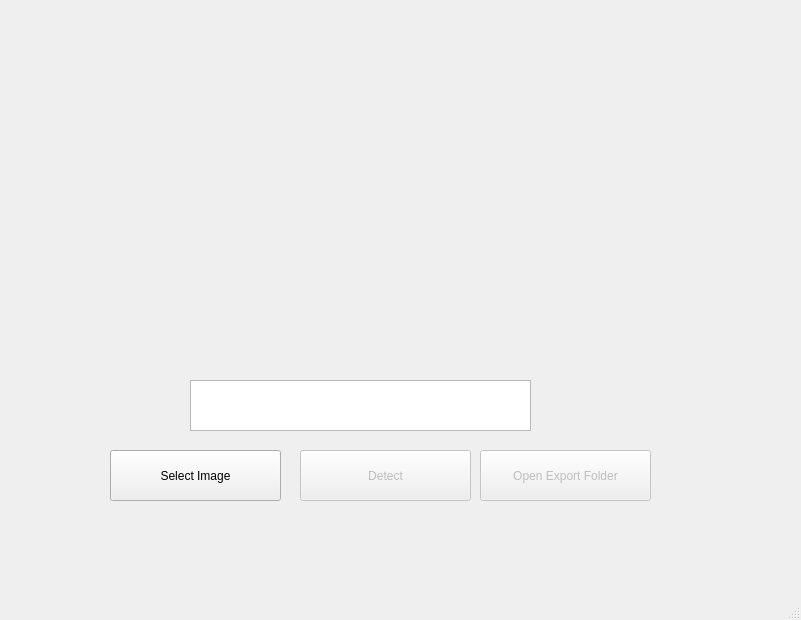
<?xml version="1.0" encoding="UTF-8"?>
<ui version="4.0">
 <class>MainWindow</class>
 <widget class="QMainWindow" name="MainWindow">
  <property name="geometry">
   <rect>
    <x>0</x>
    <y>0</y>
    <width>801</width>
    <height>620</height>
   </rect>
  </property>
  <property name="sizePolicy">
   <sizepolicy hsizetype="Preferred" vsizetype="MinimumExpanding">
    <horstretch>0</horstretch>
    <verstretch>0</verstretch>
   </sizepolicy>
  </property>
  <property name="windowTitle">
   <string>Dog breed Detector by Saati mouad</string>
  </property>
  <property name="windowIcon">
   <iconset>
    <normaloff>../resources/pug.ico</normaloff>../resources/pug.ico</iconset>
  </property>
  <widget class="QWidget" name="centralwidget">
   <widget class="QPushButton" name="btnSelectImage">
    <property name="geometry">
     <rect>
      <x>110</x>
      <y>450</y>
      <width>171</width>
      <height>51</height>
     </rect>
    </property>
    <property name="text">
     <string>Select Image</string>
    </property>
   </widget>
   <widget class="QPushButton" name="btnDetectDogs">
    <property name="enabled">
     <bool>false</bool>
    </property>
    <property name="geometry">
     <rect>
      <x>300</x>
      <y>450</y>
      <width>171</width>
      <height>51</height>
     </rect>
    </property>
    <property name="text">
     <string>Detect</string>
    </property>
    <property name="checkable">
     <bool>false</bool>
    </property>
   </widget>
   <widget class="QLabel" name="imageView">
    <property name="geometry">
     <rect>
      <x>190</x>
      <y>20</y>
      <width>331</width>
      <height>341</height>
     </rect>
    </property>
    <property name="text">
     <string/>
    </property>
    <property name="pixmap">
     <pixmap>../resources/placeholder.jpg</pixmap>
    </property>
    <property name="scaledContents">
     <bool>true</bool>
    </property>
   </widget>
   <widget class="QTextEdit" name="breedText">
    <property name="enabled">
     <bool>true</bool>
    </property>
    <property name="geometry">
     <rect>
      <x>190</x>
      <y>380</y>
      <width>341</width>
      <height>51</height>
     </rect>
    </property>
    <property name="readOnly">
     <bool>true</bool>
    </property>
   </widget>
   <widget class="QPushButton" name="btnOpenSaveFolder">
    <property name="enabled">
     <bool>false</bool>
    </property>
    <property name="geometry">
     <rect>
      <x>480</x>
      <y>450</y>
      <width>171</width>
      <height>51</height>
     </rect>
    </property>
    <property name="text">
     <string>Open Export Folder</string>
    </property>
    <property name="checkable">
     <bool>false</bool>
    </property>
   </widget>
  </widget>
  <widget class="QMenuBar" name="menubar">
   <property name="geometry">
    <rect>
     <x>0</x>
     <y>0</y>
     <width>801</width>
     <height>30</height>
    </rect>
   </property>
  </widget>
  <widget class="QStatusBar" name="statusbar"/>
 </widget>
 <resources/>
 <connections/>
</ui>
